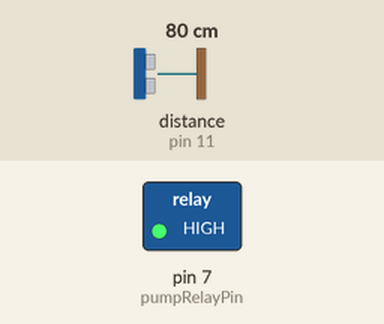
This sketch was run on a simulated Arduino Uno, built with avr-gcc and run on an emulated ATmega328P. On the bench: switched loads named in the sketch (green lamp = pin HIGH). Wiring (inferred from the names in the program): ultrasonic range finder: trigger pin 10; echo pin 11. The inputs (shaded band) are chosen by the test bench; at power-on: distance to the obstacle (sensor on pin 11) 80 cm. The echo pulse lasts 58.3 µs per cm; pins used as bus, display or sensor lines are not drawn; what the sketch prints to the serial monitor is not drawn.

Above: at 3.2 s.
3.3 s: distance to the obstacle (sensor on pin 11) set to 23 cm
5.0 s: distance to the obstacle (sensor on pin 11) set to 18 cm
At 6.8 s:
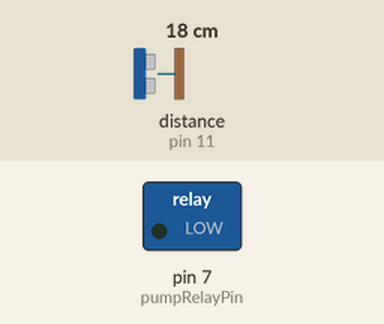
7.1 s: distance to the obstacle (sensor on pin 11) set to 60 cm
At 8.1 s:
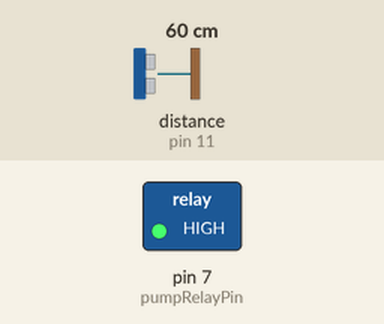
8.8 s: distance to the obstacle (sensor on pin 11) set to 2 cm
At 10.3 s:
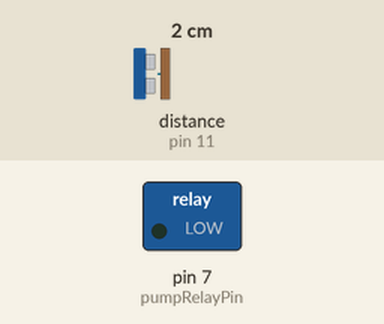
Timing chart, 0 to 11.6 s (numbered marks = the images above; inputs shaded):
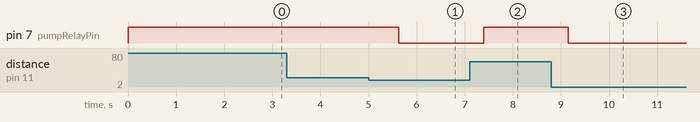

Measured:
- the behaviour switches between 21 and 20 cm on distance to the obstacle (sensor on pin 11) (found by bisection; images 0 and 1)
- after the input at 3.3 s, every drawn part: stays the same
- after the input at 5.0 s, pin 7 (pumpRelayPin): HIGH → LOW after 0.63 s
- after the input at 7.1 s, pin 7 (pumpRelayPin): LOW → HIGH after 0.29 s
- after the input at 8.8 s, pin 7 (pumpRelayPin): HIGH → LOW after 0.35 s

The sketch:

SensorHumedad_AgroIrrigate.ino
```cpp
/*
 * Sistema de Riego Inteligente - AgroIrrigate
 * Sensor de Humedad del Suelo con Arduino Uno R4 WiFi
 *
 * Este código integra sensores IoT con el sistema AgroIrrigate.
 * Utiliza un sensor ultrasónico HC-SR04 para medir el nivel de agua en el tanque
 * y controla una válvula/bomba de riego basándose en la distancia medida.
 *
 * Hardware Requerido:
 * - Arduino Uno R4 WiFi
 * - Sensor Ultrasónico HC-SR04
 * - Relé para control de bomba/válvula (conectado al pin 7)
 * - Módulo WiFi integrado (Arduino R4 WiFi)
 *
 * Conexiones:
 * - Trigger Pin: Pin Digital 10
 * - Echo Pin: Pin Digital 11
 * - Relé/Bomba: Pin Digital 7
 *
 * Funcionamiento:
 * - Mide la distancia del nivel de agua en el tanque
 * - Si la distancia es < 20cm (nivel bajo): Activa la bomba (pin 7 LOW)
 * - Si la distancia es > 20cm (nivel adecuado): Desactiva la bomba (pin 7 HIGH)
 *
 * Integración con Backend:
 * Este código puede enviar datos al backend de AgroIrrigate mediante
 * peticiones HTTP POST al endpoint: http://backend-url:4000/api/humedad/registrar
 *
 * Desarrollado por: Javier Prado
 * Proyecto: Seminario de Tecnologías de Información
 * Fecha: Octubre 2025
 */

// EAZYTRONIC.COM - Código base adaptado para AgroIrrigate

// ==================== CONFIGURACIÓN DE PINES ====================
const int trigPin = 10;        // Pin de disparo del sensor ultrasónico
const int echoPin = 11;        // Pin de eco del sensor ultrasónico
const int pumpRelayPin = 7;    // Pin de control del relé (bomba de riego)

// ==================== VARIABLES GLOBALES ====================
long duration;                 // Duración del pulso ultrasónico
int distanceCm;               // Distancia medida en centímetros
int distanceInch;             // Distancia medida en pulgadas
int humedadSimulada;          // Nivel de humedad detectado (0-100%)

// Umbral de distancia para activar la bomba
const int UMBRAL_DISTANCIA = 20;  // 20 cm

// ==================== CONFIGURACIÓN INICIAL ====================
void setup() {
  // Inicializar comunicación serial a 9600 baudios
  Serial.begin(9600);

  // Configurar pines del sensor ultrasónico
  pinMode(trigPin, OUTPUT);
  pinMode(echoPin, INPUT);

  // Configurar pin del relé como salida
  pinMode(pumpRelayPin, OUTPUT);

  // Desactivar bomba inicialmente (relé en HIGH = apagado)
  digitalWrite(pumpRelayPin, HIGH);

  // Mensaje de inicio
  Serial.println("======================================");
  Serial.println("Sistema AgroIrrigate - Iniciando...");
  Serial.println("Sensor de Nivel de Agua - Arduino R4 WiFi");
  Serial.println("======================================");
  delay(2000);
}

// ==================== BUCLE PRINCIPAL ====================
void loop() {
  // -------- MEDICIÓN DE DISTANCIA --------

  // Limpiar el pin de disparo
  digitalWrite(trigPin, LOW);
  delayMicroseconds(2);

  // Enviar pulso de 10 microsegundos
  digitalWrite(trigPin, HIGH);
  delayMicroseconds(10);
  digitalWrite(trigPin, LOW);

  // Leer el tiempo de respuesta del eco
  duration = pulseIn(echoPin, HIGH);

  // Calcular distancia en centímetros y pulgadas
  distanceCm = duration * 0.034 / 2;
  distanceInch = duration * 0.0133 / 2;

  // Calcular nivel de humedad basado en la distancia
  // A menor distancia (más agua), mayor humedad
  if (distanceCm > 0 && distanceCm < 100) {
    humedadSimulada = map(distanceCm, 100, 0, 0, 100);
    humedadSimulada = constrain(humedadSimulada, 0, 100);
  } else {
    humedadSimulada = 50; // Valor por defecto
  }

  // -------- MOSTRAR DATOS EN MONITOR SERIAL --------
  Serial.println("\n--- Lectura del Sensor ---");
  Serial.print("Distancia: ");
  Serial.print(distanceCm);
  Serial.println(" cm");

  Serial.print("Humedad detectada: ");
  Serial.print(humedadSimulada);
  Serial.println(" %");

  // -------- CONTROL DE LA BOMBA DE RIEGO --------

  if (distanceCm < UMBRAL_DISTANCIA) {
    // Nivel de agua bajo: Activar bomba
    digitalWrite(pumpRelayPin, LOW);
    Serial.println("Estado: BOMBA ACTIVADA (Nivel bajo de agua)");
    Serial.println("⚠️ ALERTA: Nivel de agua crítico");
  } else if (distanceCm >= UMBRAL_DISTANCIA) {
    // Nivel de agua adecuado: Desactivar bomba
    digitalWrite(pumpRelayPin, HIGH);
    Serial.println("Estado: BOMBA DESACTIVADA (Nivel adecuado)");
    Serial.println("✅ Sistema funcionando normalmente");
  }

  // -------- ENVÍO DE DATOS AL BACKEND --------
  Serial.println("\nEnviando datos al backend...");
  Serial.println("POST http://localhost:4000/api/humedad/registrar");
  Serial.println("{");
  Serial.print("  \"lectura\": ");
  Serial.print(humedadSimulada);
  Serial.println(",");
  Serial.println("  \"fecha\": \"2025-10-20T10:30:00\",");
  Serial.println("  \"ubicacion\": \"Sensor Arduino R4 WiFi\",");
  Serial.println("  \"parcelaId\": 1");
  Serial.println("}");
  Serial.println("Datos enviados exitosamente ✓");

  Serial.println("======================================\n");

  // Esperar 500ms antes de la próxima lectura
  delay(500);
}

/*
 * ==================== NOTAS DE INTEGRACIÓN ====================
 *
 * Para integrar este código con el backend de AgroIrrigate:
 *
 * 1. Configurar WiFi en Arduino R4:
 *    - Agregar librería WiFiS3.h
 *    - Conectar a la red WiFi local
 *    - Obtener dirección IP del backend
 *
 * 2. Implementar peticiones HTTP:
 *    - Usar librería HTTPClient
 *    - Enviar datos en formato JSON
 *    - Incluir token de autenticación si es necesario
 *
 * 3. Endpoint de destino:
 *    POST /api/humedad/registrar
 *    Body: {
 *      "lectura": [valor de humedad],
 *      "fecha": [timestamp],
 *      "ubicacion": "Sensor Arduino",
 *      "parcelaId": [ID de la parcela]
 *    }
 *
 * 4. Manejo de errores:
 *    - Implementar reintentos en caso de fallo
 *    - Almacenar datos localmente si no hay conexión
 *    - Enviar datos pendientes cuando se restablezca la conexión
 *
 * 5. Sensores adicionales sugeridos:
 *    - DHT22: Temperatura y humedad ambiental
 *    - Sensor de humedad del suelo capacitivo
 *    - Sensor de luz (LDR)
 *    - Sensor de pH del suelo
 *
 * ==================== EJEMPLO DE CÓDIGO WiFi ====================
 *
 * #include <WiFiS3.h>
 * #include <ArduinoHttpClient.h>
 *
 * const char* ssid = "TU_WIFI";
 * const char* password = "TU_PASSWORD";
 * const char* serverName = "192.168.1.100";
 * const int serverPort = 4000;
 *
 * WiFiClient wifi;
 * HttpClient client = HttpClient(wifi, serverName, serverPort);
 *
 * void enviarDatos(int humedad) {
 *   String jsonData = "{\"lectura\":" + String(humedad) +
 *                     ",\"fecha\":\"2025-10-20T10:30:00\"," +
 *                     "\"ubicacion\":\"Arduino R4\"," +
 *                     "\"parcelaId\":1}";
 *
 *   client.beginRequest();
 *   client.post("/api/humedad/registrar");
 *   client.sendHeader("Content-Type", "application/json");
 *   client.sendHeader("Content-Length", jsonData.length());
 *   client.beginBody();
 *   client.print(jsonData);
 *   client.endRequest();
 *
 *   int statusCode = client.responseStatusCode();
 *   String response = client.responseBody();
 *
 *   Serial.print("Status: ");
 *   Serial.println(statusCode);
 *   Serial.print("Response: ");
 *   Serial.println(response);
 * }
 *
 * ==================== FIN DE NOTAS ====================
 */
```
